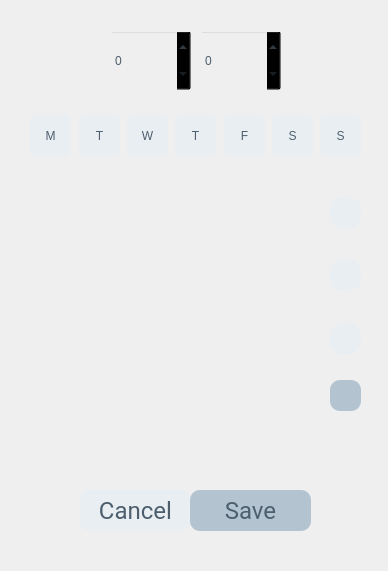
<?xml version="1.0" encoding="UTF-8"?>
<ui version="4.0">
 <class>Form</class>
 <widget class="QWidget" name="Form">
  <property name="geometry">
   <rect>
    <x>0</x>
    <y>0</y>
    <width>388</width>
    <height>571</height>
   </rect>
  </property>
  <property name="windowTitle">
   <string>Form</string>
  </property>
  <widget class="QLabel" name="label">
   <property name="geometry">
    <rect>
     <x>0</x>
     <y>0</y>
     <width>391</width>
     <height>571</height>
    </rect>
   </property>
   <property name="text">
    <string/>
   </property>
   <property name="pixmap">
    <pixmap resource="icons_.qrc">:/popup/screens/popup_add_alarm.png</pixmap>
   </property>
   <property name="scaledContents">
    <bool>true</bool>
   </property>
  </widget>
  <widget class="QPushButton" name="monday_button">
   <property name="geometry">
    <rect>
     <x>30</x>
     <y>115</y>
     <width>41</width>
     <height>41</height>
    </rect>
   </property>
   <property name="styleSheet">
    <string notr="true">QPushButton {
        color: #4d5e6d;
        background-color: #e9eef3;
		border-radius: 5px;
    }
    QPushButton:checked {
        color: #fcfcfc;
        background-color:#b4c3d0;
		border-radius: 10px;
    }</string>
   </property>
   <property name="text">
    <string>M</string>
   </property>
   <property name="checkable">
    <bool>true</bool>
   </property>
  </widget>
  <widget class="QPushButton" name="tuesday_button">
   <property name="geometry">
    <rect>
     <x>79</x>
     <y>115</y>
     <width>41</width>
     <height>41</height>
    </rect>
   </property>
   <property name="styleSheet">
    <string notr="true">QPushButton {
        color: #4d5e6d;
        background-color: #e9eef3;
		border-radius: 5px;
    }
    QPushButton:checked {
        color: #fcfcfc;
        background-color:#b4c3d0;
		border-radius: 10px;
    }</string>
   </property>
   <property name="text">
    <string>T</string>
   </property>
   <property name="checkable">
    <bool>true</bool>
   </property>
  </widget>
  <widget class="QPushButton" name="wednesday_button">
   <property name="geometry">
    <rect>
     <x>127</x>
     <y>115</y>
     <width>41</width>
     <height>41</height>
    </rect>
   </property>
   <property name="styleSheet">
    <string notr="true">QPushButton {
        color: #4d5e6d;
        background-color: #e9eef3;
		border-radius: 5px;
    }
    QPushButton:checked {
        color: #fcfcfc;
        background-color:#b4c3d0;
		border-radius: 10px;
    }</string>
   </property>
   <property name="text">
    <string>W</string>
   </property>
   <property name="checkable">
    <bool>true</bool>
   </property>
  </widget>
  <widget class="QPushButton" name="thursday_button">
   <property name="geometry">
    <rect>
     <x>175</x>
     <y>115</y>
     <width>41</width>
     <height>41</height>
    </rect>
   </property>
   <property name="styleSheet">
    <string notr="true">QPushButton {
        color: #4d5e6d;
        background-color: #e9eef3;
		border-radius: 5px;
    }
    QPushButton:checked {
        color: #fcfcfc;
        background-color:#b4c3d0;
		border-radius: 10px;
    }</string>
   </property>
   <property name="text">
    <string>T</string>
   </property>
   <property name="checkable">
    <bool>true</bool>
   </property>
  </widget>
  <widget class="QPushButton" name="friday_button">
   <property name="geometry">
    <rect>
     <x>224</x>
     <y>115</y>
     <width>41</width>
     <height>41</height>
    </rect>
   </property>
   <property name="styleSheet">
    <string notr="true">QPushButton {
        color: #4d5e6d;
        background-color: #e9eef3;
		border-radius: 5px;
    }
    QPushButton:checked {
        color: #fcfcfc;
        background-color:#b4c3d0;
		border-radius: 10px;
    }</string>
   </property>
   <property name="text">
    <string>F</string>
   </property>
   <property name="checkable">
    <bool>true</bool>
   </property>
  </widget>
  <widget class="QPushButton" name="sunday_button">
   <property name="geometry">
    <rect>
     <x>320</x>
     <y>115</y>
     <width>41</width>
     <height>41</height>
    </rect>
   </property>
   <property name="styleSheet">
    <string notr="true">QPushButton {
        color: #4d5e6d;
        background-color: #e9eef3;
		border-radius: 5px;
    }
    QPushButton:checked {
        color: #fcfcfc;
        background-color:#b4c3d0;
		border-radius: 10px;
    }</string>
   </property>
   <property name="text">
    <string>S</string>
   </property>
   <property name="checkable">
    <bool>true</bool>
   </property>
  </widget>
  <widget class="QPushButton" name="saturday_button">
   <property name="geometry">
    <rect>
     <x>272</x>
     <y>115</y>
     <width>41</width>
     <height>41</height>
    </rect>
   </property>
   <property name="styleSheet">
    <string notr="true">QPushButton {
        color: #4d5e6d;
        background-color: #e9eef3;
		border-radius: 5px;
    }
    QPushButton:checked {
        color: #fcfcfc;
        background-color:#b4c3d0;
		border-radius: 10px;
    }</string>
   </property>
   <property name="text">
    <string>S</string>
   </property>
   <property name="checkable">
    <bool>true</bool>
   </property>
  </widget>
  <widget class="QPushButton" name="pushButton">
   <property name="geometry">
    <rect>
     <x>330</x>
     <y>197</y>
     <width>31</width>
     <height>31</height>
    </rect>
   </property>
   <property name="styleSheet">
    <string notr="true">QPushButton {
        color: #4d5e6d;
        background-color: #e9eef3;
		border-radius: 12px;
    }
    QPushButton:checked {
        color: #fcfcfc;
        background-color:#b4c3d0;
		border-radius: 10px;
    }</string>
   </property>
   <property name="text">
    <string/>
   </property>
   <property name="checkable">
    <bool>true</bool>
   </property>
  </widget>
  <widget class="QPushButton" name="pushButton_2">
   <property name="geometry">
    <rect>
     <x>330</x>
     <y>260</y>
     <width>31</width>
     <height>31</height>
    </rect>
   </property>
   <property name="styleSheet">
    <string notr="true">QPushButton {
        color: #4d5e6d;
        background-color: #e9eef3;
		border-radius: 12px;
    }
    QPushButton:checked {
        color: #fcfcfc;
        background-color:#b4c3d0;
		border-radius: 10px;
    }</string>
   </property>
   <property name="text">
    <string/>
   </property>
   <property name="checkable">
    <bool>true</bool>
   </property>
  </widget>
  <widget class="QPushButton" name="pushButton_3">
   <property name="geometry">
    <rect>
     <x>330</x>
     <y>323</y>
     <width>31</width>
     <height>31</height>
    </rect>
   </property>
   <property name="styleSheet">
    <string notr="true">QPushButton {
        color: #4d5e6d;
        background-color: #e9eef3;
		border-radius: 12px;
    }
    QPushButton:checked {
        color: #fcfcfc;
        background-color:#b4c3d0;
		border-radius: 10px;
    }</string>
   </property>
   <property name="text">
    <string/>
   </property>
   <property name="checkable">
    <bool>true</bool>
   </property>
  </widget>
  <widget class="QPushButton" name="cancelButton">
   <property name="geometry">
    <rect>
     <x>80</x>
     <y>490</y>
     <width>111</width>
     <height>41</height>
    </rect>
   </property>
   <property name="font">
    <font>
     <family>Roboto</family>
     <pointsize>18</pointsize>
    </font>
   </property>
   <property name="styleSheet">
    <string notr="true">QPushButton {
        color: #4d5e6d;
        background-color: #e9eef3;
		border-radius: 10px;
    }
    QPushButton:checked {
        color: #fcfcfc;
        background-color:#b4c3d0;
		border-radius: 10px;
    }</string>
   </property>
   <property name="text">
    <string>Cancel</string>
   </property>
   <property name="checkable">
    <bool>false</bool>
   </property>
  </widget>
  <widget class="QPushButton" name="saveButton">
   <property name="geometry">
    <rect>
     <x>190</x>
     <y>490</y>
     <width>121</width>
     <height>41</height>
    </rect>
   </property>
   <property name="font">
    <font>
     <family>Roboto</family>
     <pointsize>18</pointsize>
    </font>
   </property>
   <property name="styleSheet">
    <string notr="true">
        color: #4d5e6d;
        background-color: #b4c3d0;
		border-radius: 10px;
    </string>
   </property>
   <property name="text">
    <string>Save</string>
   </property>
   <property name="checkable">
    <bool>false</bool>
   </property>
  </widget>
  <widget class="QPushButton" name="f_reminderButton">
   <property name="geometry">
    <rect>
     <x>330</x>
     <y>380</y>
     <width>31</width>
     <height>31</height>
    </rect>
   </property>
   <property name="font">
    <font>
     <family>Roboto</family>
    </font>
   </property>
   <property name="styleSheet">
    <string notr="true">background-color: #b4c3d0;
border-radius:10px;</string>
   </property>
   <property name="text">
    <string/>
   </property>
   <property name="icon">
    <iconset resource="icons_.qrc">
     <normaloff>:/icon/icons/open.png</normaloff>:/icon/icons/open.png</iconset>
   </property>
   <property name="iconSize">
    <size>
     <width>20</width>
     <height>20</height>
    </size>
   </property>
  </widget>
  <widget class="QSpinBox" name="spinBox">
   <property name="geometry">
    <rect>
     <x>110</x>
     <y>30</y>
     <width>81</width>
     <height>61</height>
    </rect>
   </property>
   <property name="styleSheet">
    <string notr="true">background-color: transparent;
color: #4d5e6d;</string>
   </property>
   <property name="maximum">
    <number>23</number>
   </property>
  </widget>
  <widget class="QSpinBox" name="spinBox_2">
   <property name="geometry">
    <rect>
     <x>200</x>
     <y>30</y>
     <width>81</width>
     <height>61</height>
    </rect>
   </property>
   <property name="styleSheet">
    <string notr="true">background-color: transparent;
color: #4d5e6d;</string>
   </property>
   <property name="maximum">
    <number>59</number>
   </property>
  </widget>
 </widget>
 <resources>
  <include location="icons_.qrc"/>
 </resources>
 <connections/>
</ui>
